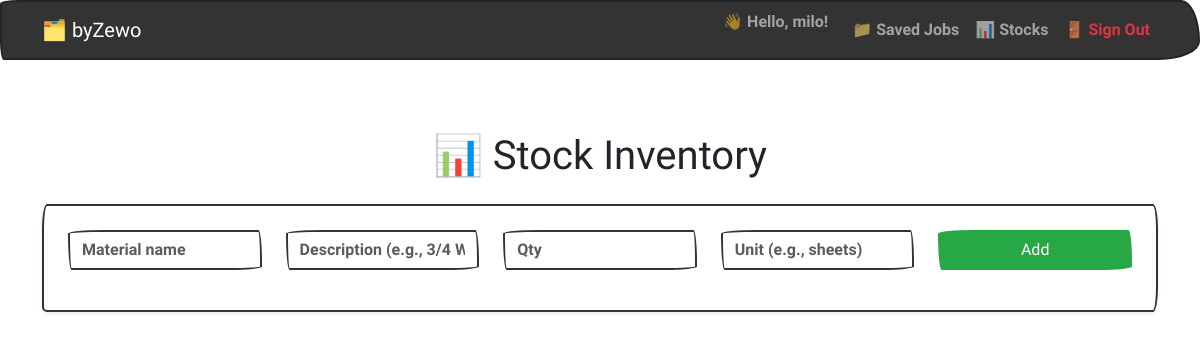
The app's page /stocks (signed in), older data.
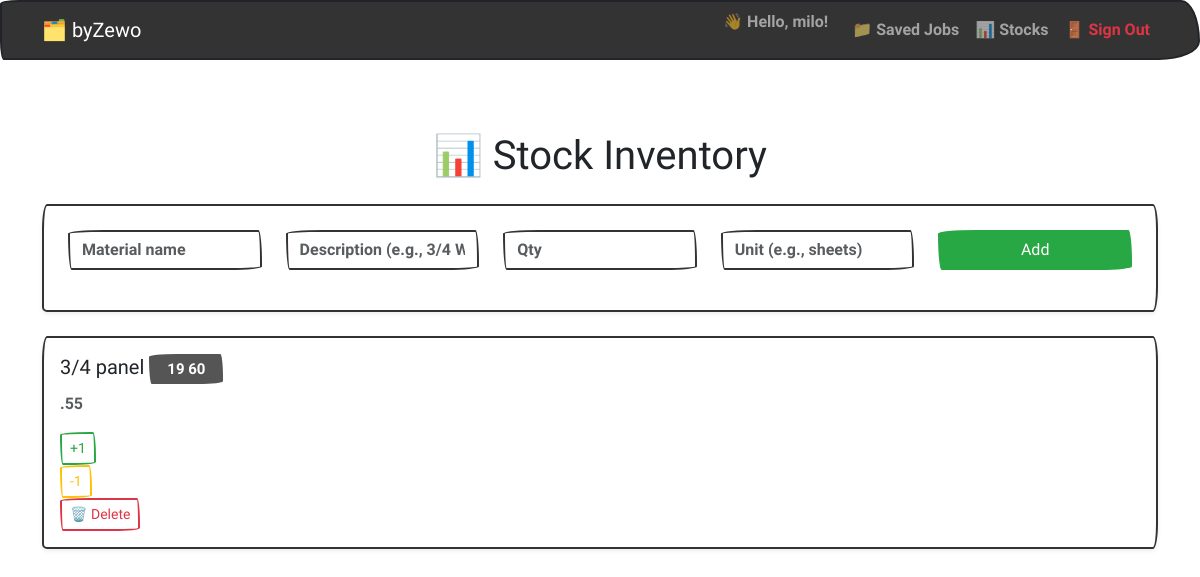
The same page, newer data.
### models.py (models this page shows)
class User(Base):
    __tablename__ = "users"
    id = Column(Integer, primary_key=True)
    username = Column(String, unique=True, nullable=False)
    email = Column(String, unique=True, nullable=False)
    hashed_password = Column(String, nullable=False)
    jobs = relationship("Job", back_populates="owner", cascade="all, delete")

class Stock(Base):
    __tablename__ = "stocks"
    id = Column(Integer, primary_key=True, index=True)
    name = Column(String, nullable=False)
    description = Column(String)
    quantity = Column(Integer, default=0)
    unit = Column(String)
    created_at = Column(DateTime(timezone=True), server_default=func.now())

### app.py (the view)
@app.route("/stocks")
def view_stocks():
    user = current_user()
    if not user:
        return redirect(url_for("login"))
    db = SessionLocal()
    stocks = db.query(Stock).order_by(Stock.created_at.desc()).all()
    db.close()
    return render_template("stocks.html", stocks=stocks, user=user)

### app.py (called while the page is built)
def current_user():
    uid = session.get("user_id")
    if uid:
        db = SessionLocal()
        user = db.query(User).filter(User.id == uid).first()
        db.close()
        return user
    return None

### templates/stocks.html (shortened to what this page needs)
{% extends "base.html" %} {% block title %}📊 View Stocks{% endblock %} {% block
content %}
<h1 class="text-center mb-4">📊 Stock Inventory</h1>
<div class="card shadow-sm p-4 mb-4">
  <form method="POST" action="{{ url_for('add_stock') }}">
    <div class="row mb-3">
      <div class="col">
        <input
          name="name"
          class="form-control"
          placeholder="Material name"
          required
        />
      </div>
      <div class="col">
        <input
          name="description"
          class="form-control"
          placeholder="Description (e.g., 3/4 White PVC)"
        />
      </div>
      <div class="col">
        <input
          name="quantity"
          type="number"
          class="form-control"
          placeholder="Qty"
        />
      </div>
      <div class="col">
        <input
          name="unit"
          class="form-control"
          placeholder="Unit (e.g., sheets)"
        />
      </div>
      <div class="col">
        <button class="btn btn-success w-100">Add</button>
      </div>
    </div>
  </form>
</div>
{% for s in stocks %}
<div class="card p-3 mb-3 shadow-sm">
  <h5>
    {{ s.name }}
    <span
      class="badge {% if 'Panel' in s.name and s.quantity < 2 %}bg-danger {% else %}bg-secondary{% endif %}"
    >
      {{ s.quantity }} {{ s.unit }}
    </span>
  </h5>
  <p class="text-muted">{{ s.description }}</p>
  <form
    method="POST"
    action="{{ url_for('update_stock', stock_id=s.id) }}"
    class="d-inline"
  >
    <button class="btn btn-sm btn-outline-success">+1</button>
  </form>
  <form
    method="POST"
    action="{{ url_for('update_stock', stock_id=s.id) }}"
    class="d-inline"
  >
    <button class="btn btn-sm btn-outline-warning">-1</button>
  </form>
  <form
    method="POST"
    action="{{ url_for('delete_stock', stock_id=s.id) }}"
    class="d-inline float-end"
  >
    <button class="btn btn-sm btn-outline-danger">🗑️ Delete</button>
  </form>
</div>
{% endfor %} {% endblock %}

### templates/base.html (shortened to what this page needs)
<!DOCTYPE html>
<html lang="en">
  <head>
    <link
      href="https://cdn.jsdelivr.net/npm/bootswatch@5.3.0/dist/sketchy/bootstrap.min.css"
      rel="stylesheet"
    />
  </head>
  <body class="bg-light">
    <nav class="navbar navbar-expand-lg navbar-dark bg-primary mb-4">
      <div class="container">
        <a class="navbar-brand" href="{{ url_for('index') }}">🗂️ byZewo</a>
        <div class="collapse navbar-collapse" id="navbarNav">
          <ul class="navbar-nav ms-auto">
            {% if user %}
            <li class="nav-item">
              <span class="navbar-text me-3"
                >👋 Hello, {{ user.username }}!</span
              >
            </li>
            <li class="nav-item">
              <a class="nav-link" href="{{ url_for('jobs') }}">📁 Saved Jobs</a>
            </li>
            <li class="nav-item">
              <a class="nav-link" href="{{ url_for('view_stocks') }}"
                >📊 Stocks</a
              >
            </li>
            <li class="nav-item">
              <a class="nav-link text-danger" href="{{ url_for('logout') }}"
                >🚪 Sign Out</a
              >
            </li>
            {% endif %}
          </ul>
        </div>
      </div>
    </nav>
    <div class="container py-5">
       {% block content %}{% endblock %}
    </div>
  </body>
</html>

Row changes from the older to the newer data that the page shows:
added Stock: name "3/4 panel", quantity "19", unit "60", description ".55"
